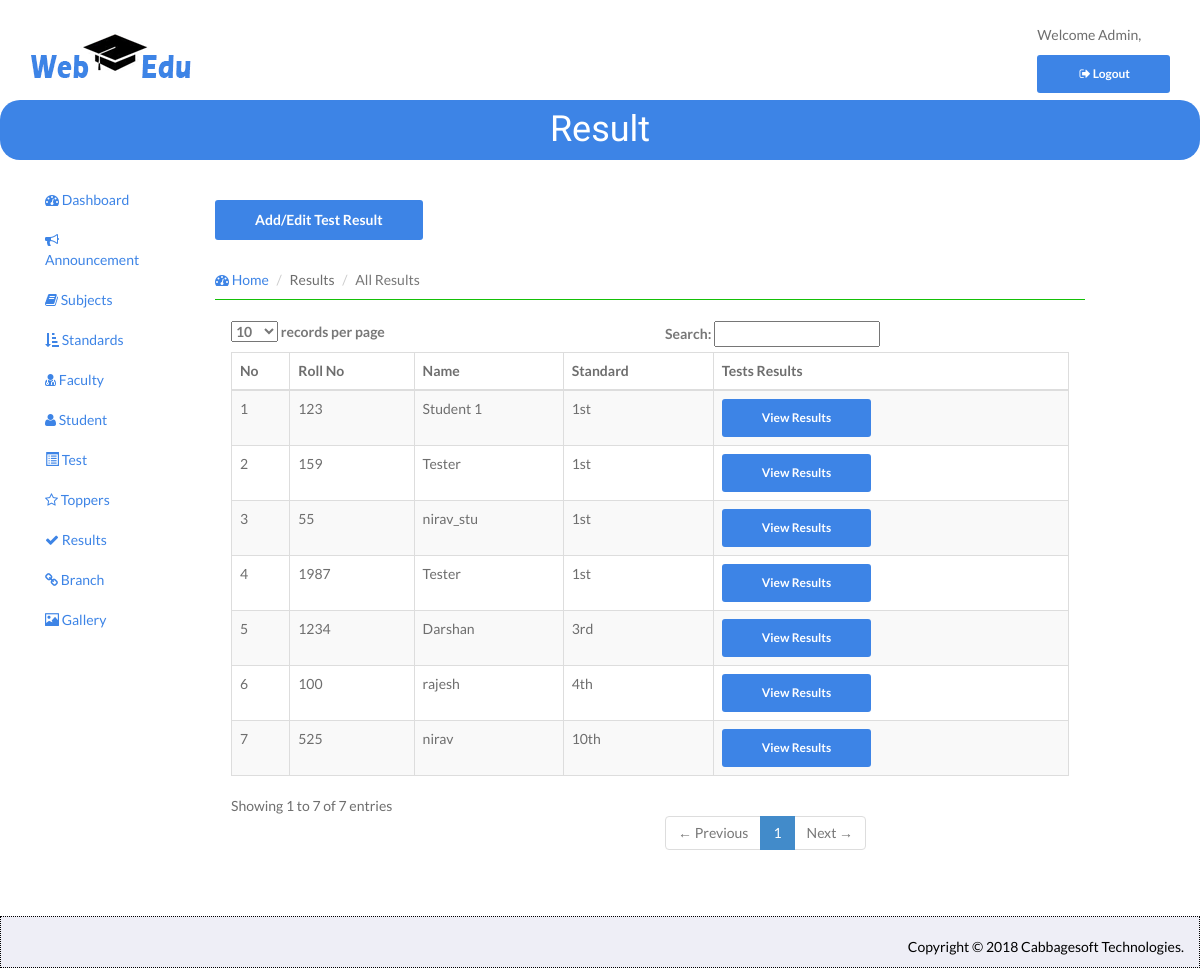
/admin/index.php/result_controller/ViewResult, run on the app's committed database.
### tables this page shows
CREATE TABLE `student_mst` (
  `stud_id` int(11) NOT NULL,
  `roll_no` int(11) NOT NULL,
  `stud_name` varchar(100) NOT NULL,
  `school_name` varchar(100) NOT NULL,
  `branch_id` int(11) NOT NULL,
  `standard_id` int(11) DEFAULT NULL,
  `subject` varchar(250) NOT NULL,
  `email_id` varchar(250) NOT NULL,
  `password` varchar(100) NOT NULL,
  `photo` varchar(250) DEFAULT NULL,
  `contact_no` varchar(100) NOT NULL,
  `gender` varchar(6) NOT NULL
);

CREATE TABLE `standard_mst` (
  `standard_id` int(11) NOT NULL,
  `standard` varchar(250) DEFAULT NULL
);

### admin/application/controllers/Result_Controller.php (called while the page is built, shortened)
<?php
class Result_Controller extends CI_Controller {
    public function ViewResult() {
        $this->load->model('Result_Model');
        $result['AllStudents'] = $this->Result_Model->FetchAllStudents();
        foreach($result['AllStudents'] as $student) {
            $result['t_'.$student->stud_id] = $this->Result_Model->FetchResult($student->roll_no);
        }
        $this->load->view('ViewResult', $result);
    }
 }

### admin/index.php (called while the page is built, shortened)
<?php
require_once BASEPATH.'core/CodeIgniter.php';

### admin/application/models/Result_Model.php (called while the page is built, shortened)
<?php
class Result_Model extends CI_Model {
    public function FetchResult($rollno) {
        $this->db->select('*')->from('result r');
        $this->db->where('roll_no',$rollno);
        $this->db->join('test t','t.id=r.test_id');
        $this->db->order_by('r.subject');
        $q = $this->db->get();
        return $q->result();
    }
    public function FetchAllStudents() {
        $this->db->select('*');
        $this->db->from('student_mst stu');
        $this->db->join('standard_mst std','std.standard_id = stu.standard_id');
        $this->db->order_by('std.standard_id');
        $q = $this->db->get();
        return $q->result();
    }
}
?>

### admin/application/views/ViewResult.php (the view, shortened to what this page needs)
<!DOCTYPE html>
<head>
</head>
<body>
<div id="wrapper">
    <header id="head" class="secondary" style="height:50px;">
            <div class="container">
                <h1>Result</h1>
            </div>
        </header>
    <div class="container col-sm-9">
    <div id="page-wrapper">
        <div class="row">
            <div class="col-lg-12">
            <div class="page-header">
                <a href="<?php echo base_url("index.php/Result_Controller/AddTestResult")?>" class="btn btn-info">Add/Edit Test Result</a>
                 <ol class="breadcrumb">
                    <li><a href="<?php echo base_url("index.php/Login_Controller/Home"); ?>"><i class="fa fa-dashboard"></i> Home</a></li>
                    <li>Results</li>
                    <li class="active">All Results</li>
                </ol>
              </div>
            </div>
        </div>
        <div class="row">
            <div class="col-lg-12">
                <div class="panel panel-default">
                    <div class="panel-body">
                        <div class="table-responsive col-sm-12  ">
                            <table id="example" class="table table-striped table-bordered table-hover">
                                <thead>
                                    <tr>
                                        <th>No</th>
                                        <th>Roll No</th>
                                        <th>Name</th>
                                        <th>Standard</th>
                                        <th>Tests Results</th>
                                    </tr>
                                </thead>
                                <tbody>
                                    <?php
                                        $count=1;
                                        if(isset($AllStudents) && (!empty($AllStudents))) {
                                        foreach($AllStudents as $student) {
                                    ?>
                                    <tr>
                                        <td><?php echo $count; $count++; ?></td>
                                        <td><?php echo $student->roll_no; ?></td>
                                        <td><?php echo $student->stud_name; ?></td>
                                        <td><?php echo $student->standard; ?></td>
                                        <td>
                                            <a href="<?php echo base_url('index.php/Result_Controller/TestResult/'.$student->roll_no); ?>" class="btn btn-sm" data-toggle="tooltip" data-placement="top" title="View Result">
                                            View Results
                                            </a>
                                        </td>
                                    </tr>
                                    <?php } } ?>
                                </tbody>
                            </table>
                        </div>
                    </div>
                </div>
            </div>
        </div>
    </div>
</div>
</div>
</body>
</html>

### admin/assets/css/style.css (style rules this page uses)
body { font-family: 'Lato', sans-serif; font-weight: normal; color: #6E6E6E; }
h1, h2, h3, h4, h5, h6 { font-weight: normal; font-family: 'Oswald', sans-serif; }
h1, .h1, h2, .h2, h3, .h3 { margin-top: 0px; }
a { color:#3d84e6; }
#head { background-size: cover; height: 600px; text-align: center; color: white; font-weight: 300; position: relative; background-position-x: center; }
#head.secondary { height: 60px; min-height: 60px; padding-top: 0px; border-radius: 20px 20px; }
.panel { margin-bottom: 0px; background-color: transparent; border: 1px solid transparent; border-radius: 0px; -webkit-box-shadow: none; box-shadow: none; }
.panel-body { padding: 0px; }
.page-header { border-bottom: 1px solid #15c008; }
.breadcrumb { background: none; padding: 0; margin: 30px 0 0px 0; }
#head.secondary { padding-top: 0px; background:#3d84e6; background-size: cover; text-align: center; padding:10px 0; height: 60px; }
#head.secondary h1 { COLOR: #fff; text-align: center; }
.btn { background: #3d84e6; color: #fff; }

### data on the page
student_mst: roll_no "123", stud_name "Student 1", standard.standard "1st"
student_mst: roll_no "159", stud_name "Tester", standard.standard "1st"
student_mst: roll_no "55", stud_name "nirav_stu", standard.standard "1st"
student_mst: roll_no "1987", stud_name "Tester", standard.standard "1st"
student_mst: roll_no "1234", stud_name "Darshan", standard.standard "3rd"
student_mst: roll_no "100", stud_name "rajesh", standard.standard "4th"
student_mst: roll_no "525", stud_name "nirav", standard.standard "10th"
